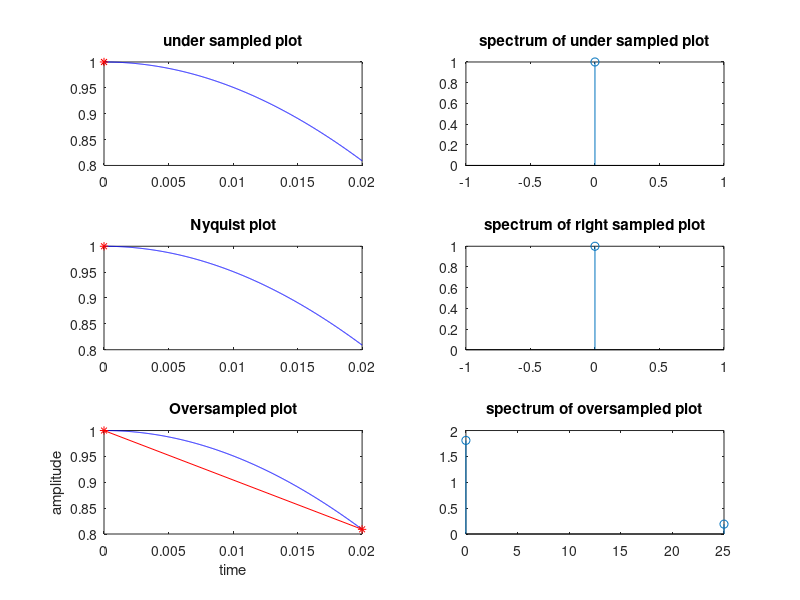

The MATLAB source for this figure:
clc; clear all; close all;
% Generation of analog signal
tfinal=0.02;
t=0:0.00002: tfinal;
fd=input('Enter analog freuency ');
xt= cos (2*pi*fd*t); % define analog signal for comparison
% Under sampling
fs1=1.5*fd; % Condition for Nyquist sampling
% simulate condition for under %sampling i.e.,
fs1<2*fd
n1=0:1/fs1:tfinal; % define the time vector
xn1=cos(2*pi*n1*fd); % Generate the under sampled signal
subplot(3,2,1); % plot the analog & under sampled signals
plot(t,xt,'b',n1,xn1,'r*-');
title('under sampled plot');
% plot the under sampled signal in frequency domain
Xk1=fft(xn1); % Conversion to frequency domain
f1=(0:length(Xk1) -1)*fs1/length(Xk1); % frequency index of spectrum plot
subplot(3,2,2);
stem(f1,abs(Xk1));
title('spectrum of under sampled plot');
% Nyquist Sampling
fs2=2*fd; % Condition for Nyquist sampling
n2=0:1/fs2:tfinal;
xn2=cos(2*pi*fd*n2);
subplot(3,2,3); % plot the analog & Nyquist sampled signals
plot(t,xt,'b',n2,xn2,'r*-');
title('Nyquist plot');
% plot the Nyquist sampled signal in frequency domain
Xk2=fft(xn2);
f2=(0:length(Xk2)-1)*fs2/length(Xk2);
subplot(3,2,4);
stem(f2,abs(Xk2));
title('spectrum of right sampled plot');
% Oversampling
fs3=10*fd; % Condition for oversampling
n3=0:1/fs3:tfinal;
xn3=cos(2*pi*fd*n3);
% plot the analog & over sampled signals
subplot(3,2,5);
plot(t,xt,'b',n3,xn3,'r*-');
title('Oversampled plot');
xlabel('time');
ylabel('amplitude');
Xk3=fft(xn3);
f3=(0:length(Xk3) -1)*fs3/length(Xk3);
subplot(3,2,6); % plot the over sampled signal in frequency domain
stem(f3,abs(Xk3));
title('spectrum of oversampled plot');
